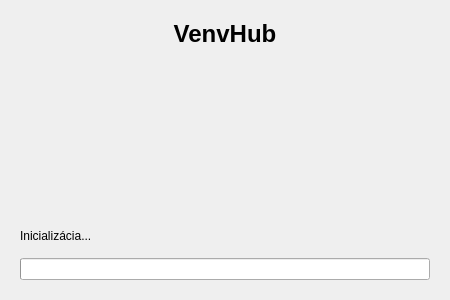
<?xml version="1.0" encoding="UTF-8"?>
<ui version="4.0">
 <class>SplashScreen</class>
 <widget class="QWidget" name="SplashScreen">
  <property name="geometry">
   <rect>
    <x>0</x>
    <y>0</y>
    <width>450</width>
    <height>300</height>
   </rect>
  </property>
  <property name="minimumSize">
   <size>
    <width>450</width>
    <height>300</height>
   </size>
  </property>
  <property name="windowTitle">
   <string>SplashScreen</string>
  </property>
  <layout class="QVBoxLayout" name="verticalLayout_2">
   <property name="spacing">
    <number>15</number>
   </property>
   <property name="leftMargin">
    <number>20</number>
   </property>
   <property name="topMargin">
    <number>20</number>
   </property>
   <property name="rightMargin">
    <number>20</number>
   </property>
   <property name="bottomMargin">
    <number>20</number>
   </property>
   <item>
    <widget class="QLabel" name="lblTitle">
     <property name="font">
      <font>
       <pointsize>18</pointsize>
       <weight>75</weight>
       <bold>true</bold>
      </font>
     </property>
     <property name="text">
      <string>VenvHub</string>
     </property>
     <property name="alignment">
      <set>Qt::AlignCenter</set>
     </property>
    </widget>
   </item>
   <item>
    <spacer name="verticalSpacer">
     <property name="orientation">
      <enum>Qt::Vertical</enum>
     </property>
     <property name="sizeHint" stdset="0">
      <size>
       <width>20</width>
       <height>40</height>
      </size>
     </property>
    </spacer>
   </item>
   <item>
    <layout class="QVBoxLayout" name="loginContainerLayout"/>
   </item>
   <item>
    <spacer name="verticalSpacer_2">
     <property name="orientation">
      <enum>Qt::Vertical</enum>
     </property>
     <property name="sizeHint" stdset="0">
      <size>
       <width>20</width>
       <height>40</height>
      </size>
     </property>
    </spacer>
   </item>
   <item>
    <widget class="QLabel" name="lblStatus">
     <property name="text">
      <string>Inicializácia...</string>
     </property>
    </widget>
   </item>
   <item>
    <widget class="QProgressBar" name="progressBar">
     <property name="value">
      <number>0</number>
     </property>
     <property name="textVisible">
      <bool>false</bool>
     </property>
    </widget>
   </item>
  </layout>
 </widget>
 <resources/>
 <connections/>
</ui>
